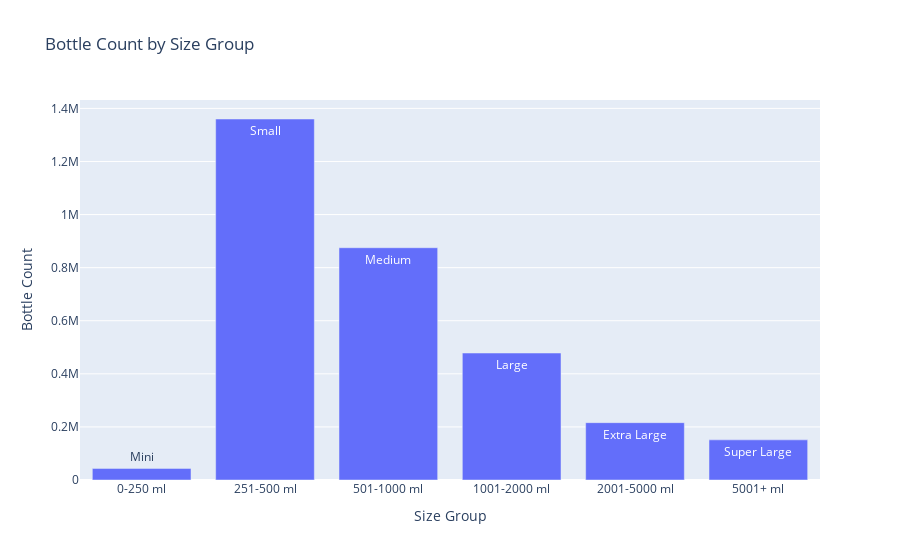

The notebook cell saved with this chart:
### Code cell
# Create the bar graph
bar_fig = go.Figure(data=go.Bar(
    x=product_group_df['product_group'],  # Group size
    y=product_group_df['bottle_count'],  # Bottle count
))

# Add the size description as labels
bar_fig.update_layout(
    title='Bottle Count by Size Group',
    xaxis_title='Size Group',
    yaxis_title='Bottle Count',
)

bar_fig.update_traces(
    text=product_group_df['size_description'],  # Size description as labels
    hovertemplate='<b>%{x}</b><br>Bottle Count: %{y}<br>Size Description: %{text}',
    textposition='auto',  # Automatically position the labels
)

# Show the bar graph
bar_fig.show()

### Figure 1 — Plotly figure (JSON) as saved in the notebook; plotly's stock layout.template omitted (floating-point values rounded to 4 significant figures)
{"data": [{"hovertemplate": "<b>%{x}</b><br>Bottle Count: %{y}<br>Size Description: %{text}", "text": ["Mini", "Small", "Medium", "Large", "Extra Large", "Super Large"], "textposition": "auto", "type": "bar", "x": ["0-250 ml", "251-500 ml", "501-1000 ml", "1001-2000 ml", "2001-5000 ml", "5001+ ml"], "y": [43701, 1360082, 875098, 478352, 215980, 151240]}], "layout": {"title": {"text": "Bottle Count by Size Group"}, "xaxis": {"title": {"text": "Size Group"}}, "yaxis": {"title": {"text": "Bottle Count"}}}}
